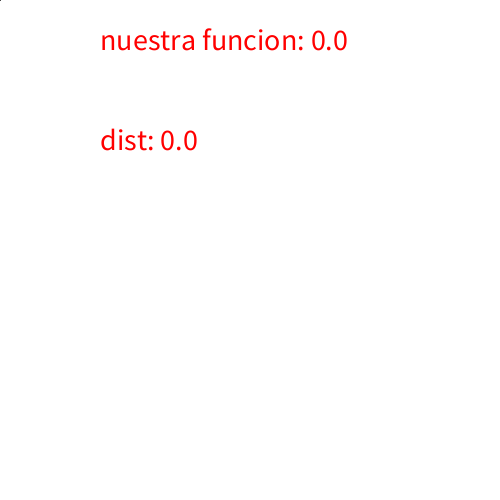
Frame 1 (no input)
Frame 60 (the mouse pressed at the canvas centre just before this capture): identical to frame 1, image omitted
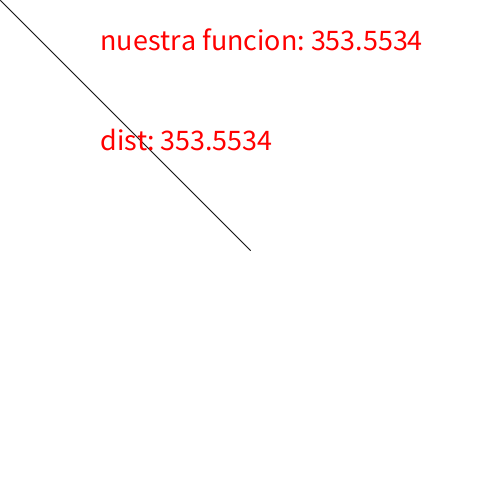
Frame 120 (the mouse held since frame 60 and released just before this capture)

The Processing sketch that drew these frames (run headless with seeded random() and noise(); from frame 60 on, the mouse is pressed at the canvas centre):

// Processing sketch: funciones6pitagoras
// ── funciones6pitagoras.pde

void setup() {
  size(500, 500);
}
void draw() {
  background(255);

  line(mouseX, mouseY, 0, 0);
  fill(255, 0, 0);
  textSize(30);
  text("nuestra funcion: "+pitagoras(mouseX, mouseY, 0, 0), 100, 50);
  text("dist: "+dist(mouseX, mouseY, 0, 0), 100, 150);
}

float pitagoras(float px1, float py1, float px2, float py2) {
  float a = px2-px1;
  float b = py2-py1;

  float calculo = sqrt(sq(a)+sq(b));
  return calculo;
}
